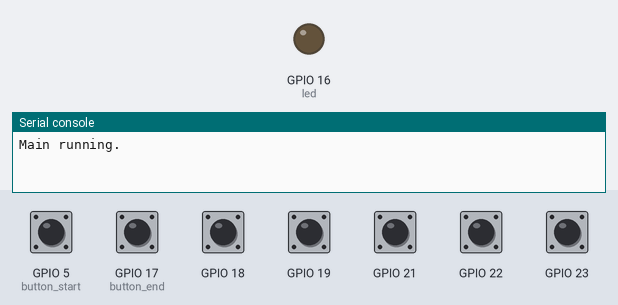
Bench run of a program on a simulated ESP32 board running MicroPython. On the bench: output pins drawn as LEDs (lit = HIGH), the last lines printed to the serial console. The test bench sets the inputs (shaded band); at power-on: GPIO 5 (button_start), GPIO 17 (button_end), GPIO 18, GPIO 19, GPIO 21–23 HIGH.

Above: at 1.2 s.
1.3 s: GPIO 5 (button_start) pulled LOW for 0.15 s
At 1.8 s:
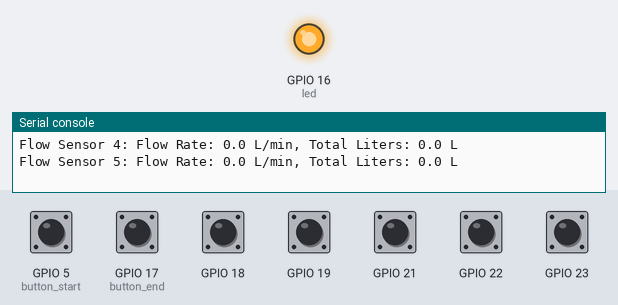
2.9 s: GPIO 17 (button_end) pulled LOW for 0.15 s
At 4.1 s:
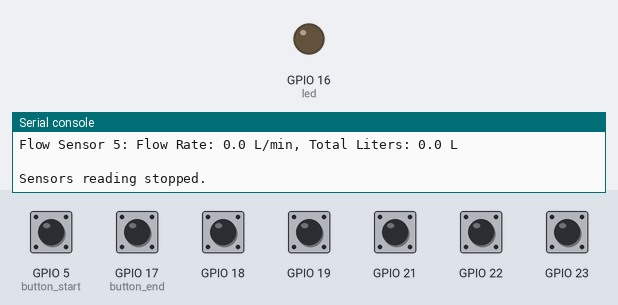
4.5 s: GPIO 5 (button_start) pulled LOW for 1 s
At 5.5 s:
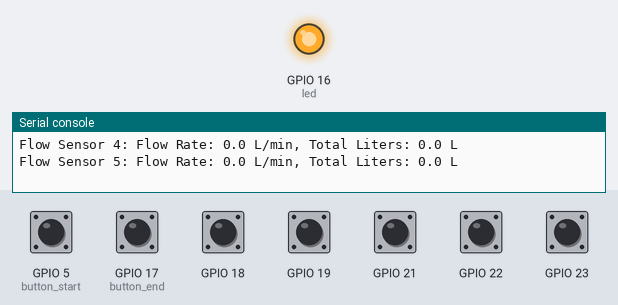
7.0 s: GPIO 17 (button_end) pulled LOW for 1 s
At 7.4 s:
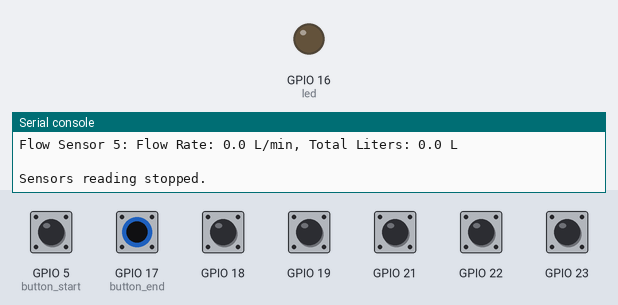
Timing chart, 0 to 10.0 s (numbered marks = the images above; inputs shaded):
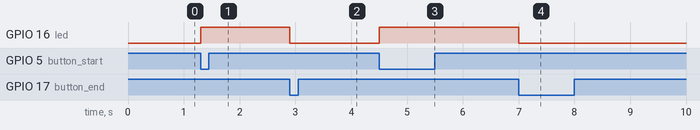

The program:

calibration.py
```python
from machine import Pin, ADC
import utime, time
import config

# Global variables
is_reading_sensors = False  # True when green button is pressed | False when red button is pressed
interval = 1000  # Interval for measuring sensors
previous_millis = 0  # Variable to measure at certain intervals

# Constants for Digital channels
FLOW_CHANNELS = [config.flow_1, config.flow_2, config.flow_3, config.flow_4, config.flow_5]

flow_count = [0] * 5  # Counters for flow sensors

# Flow sensor interrupt handlers
def flow_sensor_interrupt(pin, sensor_index):
    global flow_count
    flow_count[sensor_index] += 1

# Function to initialize hardware components
def setup():
    global led, relay, adc_sensors, is_reading_sensors

    # Set button pins as inputs with interrupts
    button_start = Pin(config.button_start_pin, Pin.IN, Pin.PULL_UP)
    button_start.irq(trigger=Pin.IRQ_FALLING, handler=button_start_interrupt)

    button_end = Pin(config.button_end_pin, Pin.IN, Pin.PULL_UP)
    button_end.irq(trigger=Pin.IRQ_FALLING, handler=button_end_interrupt)

    # Set up flow sensor pins and interrupt handlers
    for i, flow_pin in enumerate(FLOW_CHANNELS):
        flow_sensor = Pin(flow_pin, Pin.IN)
        flow_sensor.irq(trigger=Pin.IRQ_FALLING, handler=lambda p, idx=i: flow_sensor_interrupt(p, idx))

    # Set LED pin as output
    led = Pin(config.led_pin, Pin.OUT)

# Interrupt handler for the start button
def button_start_interrupt(pin):
    global is_reading_sensors
    if not is_reading_sensors:
        # Turn on the LED
        led.value(1)

        # Start reading the sensors
        is_reading_sensors = True
        print("Sensors reading started.")

# Interrupt handler for the end button
def button_end_interrupt(pin):
    global is_reading_sensors
    if is_reading_sensors:
        # Turn off the LED
        led.value(0)

        # Stop reading the sensors
        is_reading_sensors = False
        print("Sensors reading stopped.")

# Main function
def main():
    global is_reading_sensors, interval, previous_millis, flow_count

    calibration_factors = [63.3, 1.0, 1.0, 1.0, 1.0]  # Calibration factors for flow sensors
    total_liters = [0.0] * 5  # Amount of water that went by each flow sensor

    print("Main running.")
    while True:
        if is_reading_sensors:
            current_millis = utime.ticks_ms()
            if utime.ticks_diff(current_millis, previous_millis) >= interval:
                previous_millis = current_millis

                # Lists to accumulate data for each flow sensor
                flow_rates = []
                total_liters_accumulated = []

                # Calculate flow rates and total liters for each flow sensor
                for i, count in enumerate(flow_count):
                    flow_rate = (count / calibration_factors[i]) * (60000.0 / interval)
                    total_liters[i] += (flow_rate / 60.0)
                    flow_rates.append(flow_rate)
                    total_liters_accumulated.append(total_liters[i])
                    flow_count[i] = 0  # Reset flow counter for the next interval

                # Print accumulated flow data for each flow sensor
                for i, rate in enumerate(flow_rates):
                    print(f"Flow Sensor {i + 1}: Flow Rate: {rate} L/min, Total Liters: {total_liters_accumulated[i]} L")

                print(" ")

# Run the main function if this script is executed directly
if __name__ == "__main__":
    setup()
    main()
```

config.py
```python
# Define the pin numbers
button_start_pin = 5  # GPIO5
button_end_pin = 17 #GPIO 17
led_pin = 16  # GPIO16
relay_pin = 33 #GPIO33

pressure_1 = 36 #GPIO36
pressure_2 = 39 #GPIO39
pressure_3 = 34 #GPIO34
pressure_4 = 35 #GPIO35
pressure_5 = 32 #GPIO32

flow_1 = 23 #GPIO23
flow_2 = 22 #GPIO22
flow_3 = 21 #GPIO21
flow_4 = 19 #GPIO19
flow_5 = 18 #GPIO18
```

Measured:
- after the input at 1.3 s, GPIO 16 (led): LOW → HIGH at once
- after the input at 2.9 s, GPIO 16 (led): HIGH → LOW at once
- after the input at 4.5 s, GPIO 16 (led): LOW → HIGH at once
- after the input at 7.0 s, GPIO 16 (led): HIGH → LOW at once
